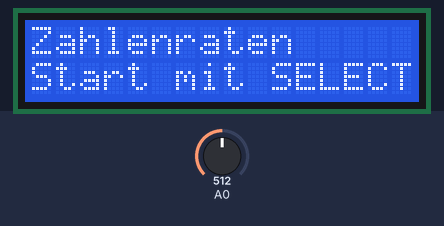
The sketch below on a simulated Arduino Uno, built with avr-gcc and run on an emulated ATmega328P. Shown: 16×2 character LCD. Inputs (shaded band) come from the test bench; at power-on: A0 = 512. Random numbers use the default seed unless the sketch sets one.

Above: at 1.2 s.
1.3 s: A0 set to 632
2.8 s: A0 set to 659
At 2.85 s:
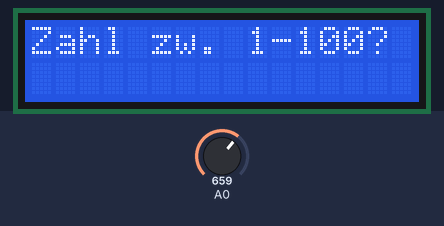
At 3.5 s:
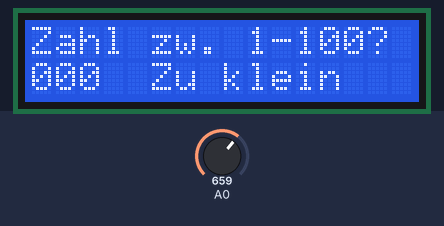
Timing chart, 0 to 5.8 s (numbered marks = the images above; inputs shaded):
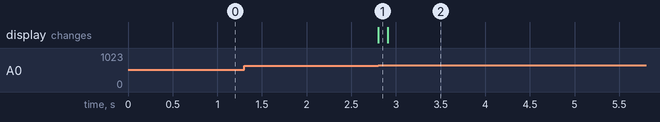

The sketch:

zahlenraten.ino
```cpp
#include <LiquidCrystal.h>
#define RIGHT  0
#define UP     1
#define DOWN   2
#define LEFT   3
#define SELECT 4
#define NONE   5

LiquidCrystal lcd(8, 9, 4, 5, 6, 7);

// for keys pressed on lcd-shield
int key = 0;
int key_raw = 0;


int secretNumber = 0;
int userNumber = 0;
int keyPressed = 0;
int add = 0;
int tries = 0;
int gameStarted = 0;

// read the buttons
int readButtons() {
 key_raw = analogRead(0);
 if (key_raw > 1000) return NONE;
 if (key_raw < 50)   return RIGHT;
 if (key_raw < 250)  return UP;
 if (key_raw < 450)  return DOWN;
 if (key_raw < 650)  return LEFT;
 if (key_raw < 850)  return SELECT;
 return NONE;
}

void setup() {
 lcd.begin(16, 2);
 stopGame();
}

void startGame() {
  randomSeed((int)millis()/1000);
  lcd.clear();
  lcd.setCursor(0,0);
  lcd.print("Zahl zw. 1-100?");
  secretNumber = random(0, 100);
  gameStarted = 1;
  add = 0;
  tries = 0;
}

void stopGame() {
    lcd.clear();
    lcd.setCursor(0,0);
    lcd.print("Zahlenraten");
    lcd.setCursor(0,1);
    lcd.print("Start mit SELECT");
    secretNumber = random(0, 100);
    userNumber = 0;
    gameStarted = 0;
}

void cursorPressed(int value) {
   keyPressed = 1;
   add = value;
}

void selectPressed() {
  if (gameStarted == 0) {
    startGame();
    delay(100);
  } else {
         tries++;
         if (userNumber < secretNumber) {
           lcd.setCursor(5,1);
           lcd.print("Zu klein");
           delay(1000);
       } else if (userNumber > secretNumber) {
          lcd.setCursor(5,1);
          lcd.print("Zu gross ");
           delay(1000);
       } else if (userNumber == secretNumber) {
           lcd.setCursor(5,1);
           lcd.print("RICHTIG  ");
            delay(1000);
           lcd.setCursor(5,1);
           lcd.print(tries);
           lcd.print(" Versuche");
           delay(1000);
           stopGame();
       }
    }
}


void loop() {
 lcd.setCursor(0,1);
 key = readButtons();

 switch (key)
 {
   case RIGHT: { cursorPressed(10);  break;  }
   case LEFT:  { cursorPressed(-10); break;  }
   case UP:    { cursorPressed(1);   break;  }
   case DOWN:  { cursorPressed(-1);  break;  }
   case SELECT: { selectPressed(); break; }
   case NONE: {
     if (keyPressed == 1) {
       userNumber += add;
       keyPressed = 0;
     }
     break;
   }
 }

 if (gameStarted) {
      lcd.setCursor(0,1);
      if (userNumber > 100) userNumber = 100;
      if (userNumber < 0) userNumber = 0;
      if (userNumber < 100) lcd.print(0);
      if (userNumber < 10) lcd.print(0);
      lcd.print(userNumber);
 }
}
```

Measured:
- the behaviour switches between 649 and 650 on A0 (found by bisection; images 0 and 1)
- after the input at 1.3 s, every drawn part: stays the same
- after the input at 2.8 s, the display: changes at once (image 1)
